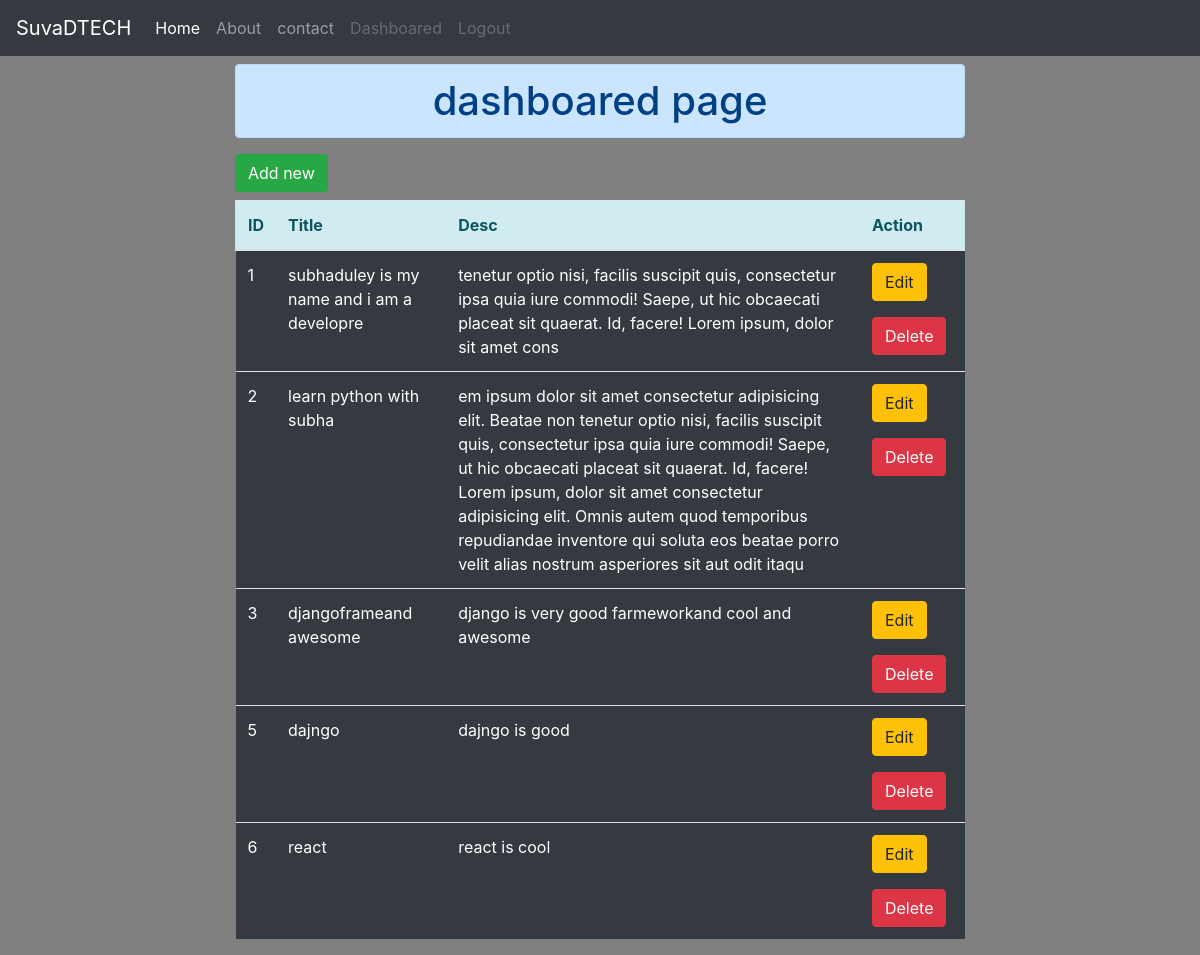
The app's page /dashboared/ (signed in) with its own data.
### blog/models.py (models this page shows)
class post(models.Model):
    title=models.CharField(max_length=150)
    desc=models.TextField()

### blog/views.py (the view)
# urls.py: path('dashboared/',views.dashboared,name='dashboared'),
def dashboared(request):
    if request.user.is_authenticated:
        posts=post.objects.all()
        return render(request,'blog/dashboared.html',{'post':posts})
    else:
        return HttpResponseRedirect('/login/')

### blog/templates/blog/dashboared.html (shortened to what this page needs)
{% extends 'blog/base.html' %}
{% block content %}
<div  class="col-sm-8 mt-2 mx-auto">
<div class="dashboared_form">
<h1 class="text-center alert alert-primary">dashboared page</h1>
<a href="{% url 'addpost' %}" class="btn btn-success mb-2">Add new</a>
    {% if post %}
    <table class="table table-hover">
  <thead class="alert alert-info">
    <tr>
      <th scope="col">ID</th>
      <th scope="col">Title</th>
      <th scope="col">Desc</th>
      <th scope="col">Action</th>
    </tr>
  </thead>
  <tbody class="text-white bg-dark">
  {% for pst in post %}
    <tr>
      <td>{{pst.id}}</td>
      <td>{{pst.title}}</td>
      <td>{{pst.desc}}</td>
      <td>
      <a href="{% url 'updatepost' pst.id %}" class="btn btn-warning mb-3">Edit</a>
      <form action=" {% url 'deletepost' pst.id %}" method="post" class="d-inline mt-3">
       <input type="submit" value="Delete" class="btn btn-danger">
      </form>
      </td>
    </tr>
    {% endfor %}
  </tbody>
</table>
    {% endif %}
</div>
</div>
{% endblock content %}

### blog/templates/blog/base.html (shortened to what this page needs)
<!DOCTYPE html>
<html lang="en">
<head>
    <link rel="stylesheet" href="https://maxcdn.bootstrapcdn.com/bootstrap/4.0.0/css/bootstrap.min.css">
</head>
<body>
{% include 'blog/navbar.html' %}
<section class="main_section">
  <div class="container">
       <div class="row">
       {% block content %}
       {% endblock content %}
       </div>
  </div>
</section>
</body>
</html>

### blog/templates/blog/navbar.html (shortened to what this page needs)
<section class="navbar_section">
<nav class="navbar navbar-expand-lg navbar-dark bg-dark">
  <a class="navbar-brand" href="#">SuvaDTECH</a>
  <div class="collapse navbar-collapse" id="navbarNav">
    <ul class="navbar-nav">
      <li class="nav-item active">
        <a class="nav-link" href="{% url 'home' %}">Home <span class="sr-only">(current)</span></a>
      </li>
      <li class="nav-item">
        <a class="nav-link" href="{% url 'about' %}">About</a>
      </li>
      <li class="nav-item">
        <a class="nav-link" href="{% url 'contact' %}">contact</a>
      </li>
      {% if request.user.is_authenticated %}
      <li class="nav-item">
        <a class="nav-link disabled" href="{% url 'dashboared' %}">Dashboared</a>
      </li>
      <li class="nav-item">
        <a class="nav-link disabled" href="{% url 'logout' %}">Logout</a>
      </li>
      {% endif %}
    </ul>
  </div>
</nav>
</section>

### blog/templates/blog/base.html (style rules this page uses)
body { background-color:grey; }

### records on screen
post: id "1", title "subhaduley is my name and i am a developre", desc "tenetur optio nisi, facilis suscipit quis, consectetur ipsa quia iure commodi! Saepe, ut hic obcaecati placeat sit quaerat. Id, facere! Lorem ipsum, dolor sit amet cons"
post: id "2", title "learn python with subha", desc "em ipsum dolor sit amet consectetur adipisicing elit. Beatae non tenetur optio nisi, facilis suscipit quis, consectetur ipsa quia iure commodi! Saepe, ut hic obcaecati placeat sit quaerat. Id, facere! Lorem ipsum, dolor sit amet consectetur adipisicing elit. Omnis autem quod temporibus repudiandae inventore qui soluta eos beatae porro velit alias nostrum asperiores sit aut odit itaqu"
post: id "3", title "djangoframeand awesome", desc "django is very good farmeworkand cool and awesome"
post: id "5", title "dajngo", desc "dajngo is good"
post: id "6", title "react", desc "react is cool"
